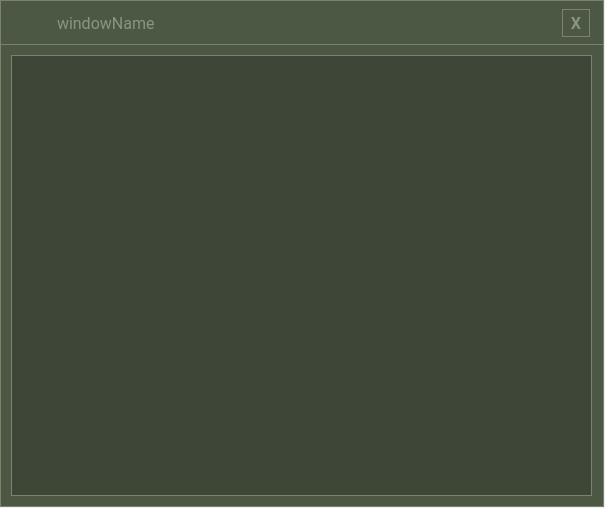
<?xml version="1.0" encoding="UTF-8"?>
<ui version="4.0">
 <class>AboutMe</class>
 <widget class="QWidget" name="AboutMe">
  <property name="geometry">
   <rect>
    <x>0</x>
    <y>0</y>
    <width>605</width>
    <height>508</height>
   </rect>
  </property>
  <property name="font">
   <font>
    <family>Roboto</family>
    <pointsize>8</pointsize>
   </font>
  </property>
  <property name="windowTitle">
   <string>About Me</string>
  </property>
  <property name="windowIcon">
   <iconset resource="application.qrc">
    <normaloff>:/img/icon.svg</normaloff>:/img/icon.svg</iconset>
  </property>
  <property name="autoFillBackground">
   <bool>false</bool>
  </property>
  <property name="styleSheet">
   <string notr="true"/>
  </property>
  <property name="locale">
   <locale language="English" country="UnitedStates"/>
  </property>
  <widget class="QWidget" name="localWidget" native="true">
   <property name="geometry">
    <rect>
     <x>0</x>
     <y>0</y>
     <width>604</width>
     <height>507</height>
    </rect>
   </property>
   <property name="styleSheet">
    <string notr="true">background-color:#4C5844;
color:white;
border: 1px solid #7A836E;</string>
   </property>
   <widget class="Line" name="line">
    <property name="geometry">
     <rect>
      <x>0</x>
      <y>44</y>
      <width>681</width>
      <height>1</height>
     </rect>
    </property>
    <property name="orientation">
     <enum>Qt::Horizontal</enum>
    </property>
   </widget>
  </widget>
  <widget class="QWidget" name="horizontalLayoutWidget">
   <property name="geometry">
    <rect>
     <x>1</x>
     <y>1</y>
     <width>601</width>
     <height>44</height>
    </rect>
   </property>
   <layout class="QHBoxLayout" name="horizontalLayout" stretch="10,2,40,80,10,3">
    <item>
     <widget class="QLabel" name="label">
      <property name="maximumSize">
       <size>
        <width>42</width>
        <height>42</height>
       </size>
      </property>
      <property name="styleSheet">
       <string notr="true"/>
      </property>
      <property name="text">
       <string/>
      </property>
      <property name="pixmap">
       <pixmap resource="application.qrc">:/img/icon.svg</pixmap>
      </property>
      <property name="scaledContents">
       <bool>true</bool>
      </property>
      <property name="alignment">
       <set>Qt::AlignCenter</set>
      </property>
      <property name="margin">
       <number>10</number>
      </property>
     </widget>
    </item>
    <item>
     <spacer name="horizontalSpacer_4">
      <property name="orientation">
       <enum>Qt::Horizontal</enum>
      </property>
      <property name="sizeHint" stdset="0">
       <size>
        <width>40</width>
        <height>20</height>
       </size>
      </property>
     </spacer>
    </item>
    <item>
     <widget class="QLabel" name="windowName">
      <property name="font">
       <font>
        <family>Roboto</family>
        <pointsize>12</pointsize>
       </font>
      </property>
      <property name="styleSheet">
       <string notr="true">color:#899581;</string>
      </property>
      <property name="frameShape">
       <enum>QFrame::NoFrame</enum>
      </property>
      <property name="text">
       <string>windowName</string>
      </property>
     </widget>
    </item>
    <item>
     <spacer name="horizontalSpacer">
      <property name="orientation">
       <enum>Qt::Horizontal</enum>
      </property>
      <property name="sizeHint" stdset="0">
       <size>
        <width>40</width>
        <height>20</height>
       </size>
      </property>
     </spacer>
    </item>
    <item>
     <widget class="QPushButton" name="closeButton">
      <property name="maximumSize">
       <size>
        <width>28</width>
        <height>28</height>
       </size>
      </property>
      <property name="font">
       <font>
        <family>Segoe UI</family>
        <pointsize>12</pointsize>
        <bold>true</bold>
        <stylestrategy>PreferDefault</stylestrategy>
        <kerning>true</kerning>
       </font>
      </property>
      <property name="styleSheet">
       <string notr="true">QPushButton {
	background-color: #4C5844;
	color: #899581;
	border: 1px solid #7A836E;
}

QPushButton:hover {
    background-color: #3E4637;
}
</string>
      </property>
      <property name="text">
       <string>X</string>
      </property>
      <property name="autoDefault">
       <bool>false</bool>
      </property>
      <property name="default">
       <bool>false</bool>
      </property>
      <property name="flat">
       <bool>false</bool>
      </property>
     </widget>
    </item>
    <item>
     <spacer name="horizontalSpacer_2">
      <property name="orientation">
       <enum>Qt::Horizontal</enum>
      </property>
      <property name="sizeHint" stdset="0">
       <size>
        <width>40</width>
        <height>20</height>
       </size>
      </property>
     </spacer>
    </item>
   </layout>
  </widget>
  <widget class="QGroupBox" name="main_groupBox">
   <property name="geometry">
    <rect>
     <x>1</x>
     <y>45</y>
     <width>599</width>
     <height>461</height>
    </rect>
   </property>
   <property name="styleSheet">
    <string notr="true">border: 1px solid #7A836E;margin:10px;color:#D9D9D9;</string>
   </property>
   <property name="title">
    <string/>
   </property>
   <widget class="QTextBrowser" name="textBrowser">
    <property name="geometry">
     <rect>
      <x>10</x>
      <y>10</y>
      <width>581</width>
      <height>441</height>
     </rect>
    </property>
    <property name="styleSheet">
     <string notr="true">margin:0;background-color:#3E4637;</string>
    </property>
    <property name="html">
     <string>&lt;!DOCTYPE HTML PUBLIC &quot;-//W3C//DTD HTML 4.0//EN&quot; &quot;http://www.w3.org/TR/REC-html40/strict.dtd&quot;&gt;
&lt;html&gt;&lt;head&gt;&lt;meta name=&quot;qrichtext&quot; content=&quot;1&quot; /&gt;&lt;meta charset=&quot;utf-8&quot; /&gt;&lt;style type=&quot;text/css&quot;&gt;
p, li { white-space: pre-wrap; }
hr { height: 1px; border-width: 0; }
li.unchecked::marker { content: &quot;\2610&quot;; }
li.checked::marker { content: &quot;\2612&quot;; }
&lt;/style&gt;&lt;/head&gt;&lt;body style=&quot; font-family:'Segoe UI'; font-size:9pt; font-weight:400; font-style:normal;&quot;&gt;
&lt;p style=&quot;-qt-paragraph-type:empty; margin-top:0px; margin-bottom:0px; margin-left:0px; margin-right:0px; -qt-block-indent:0; text-indent:0px;&quot;&gt;&lt;br /&gt;&lt;/p&gt;&lt;/body&gt;&lt;/html&gt;</string>
    </property>
   </widget>
  </widget>
 </widget>
 <resources>
  <include location="application.qrc"/>
 </resources>
 <connections/>
</ui>
